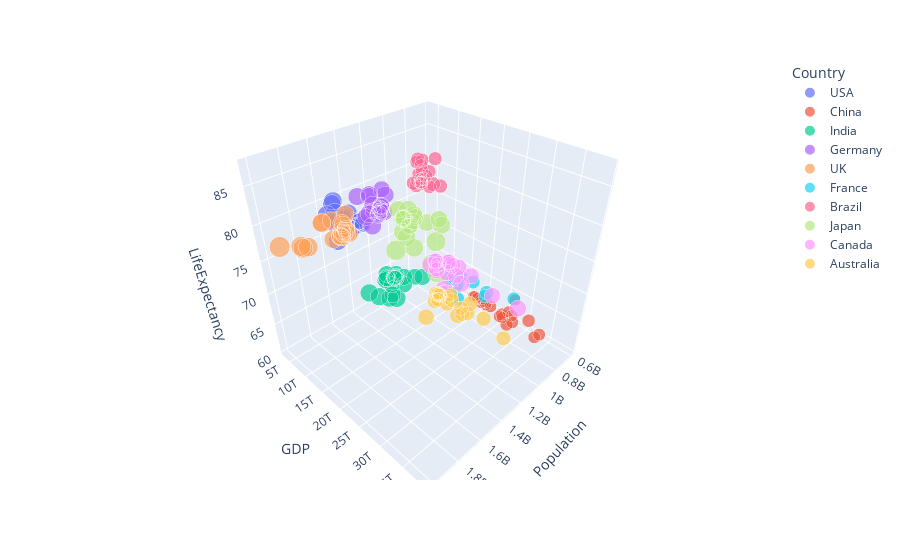

Notebook source saved alongside this figure:
### Code cell
# 2. 3D 산점도 작성
fig = px.scatter_3d(data, x='Population', y='GDP', z='LifeExpectancy',
                    color='Country', size='Population', hover_name='Country')

# 3D 그래프 출력
fig.show()
